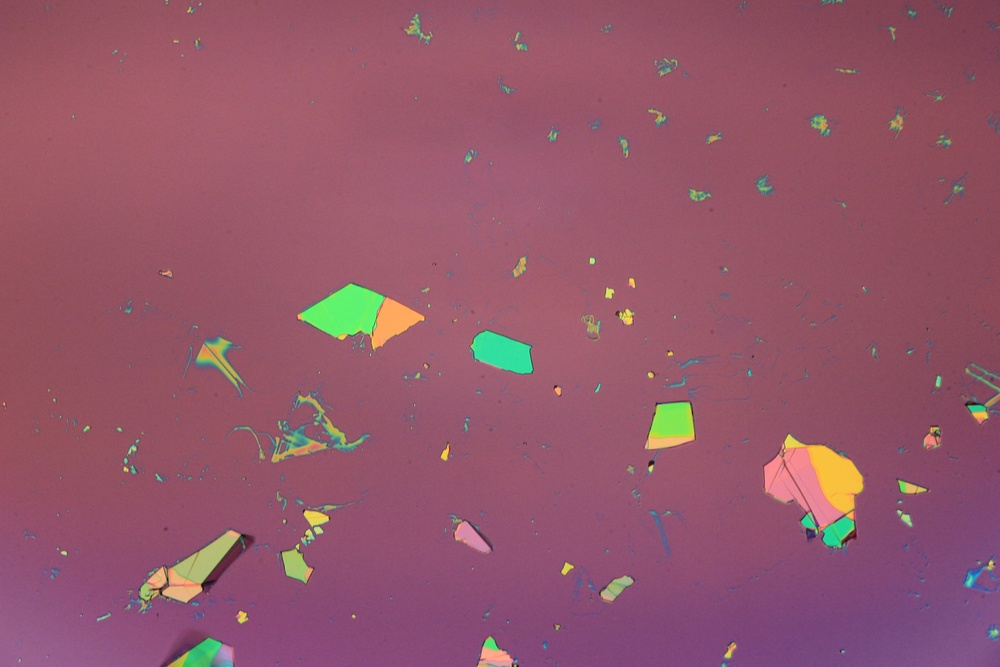
#> input picture originals/bnImages1/17_04_19_bn_54.JPG, 1000 x 667 px, shrunk from 5184 x 3456 before the run, found by its file name
$ python plot_coins_segmentation.py
#> lines starting #> are read from the running program, lines starting #| are printed output that depends on the picture; after the words box and inside, x2 and y2 are one past the last pixel; in counts of white or black regions, pixels touching at a corner belong together
"""
==================================================
Comparing edge-based and region-based segmentation
==================================================

In this example, we will see how to segment objects from a background. We use
the ``coins`` image from ``skimage.data``, which shows several coins outlined
against a darker background.
"""

import numpy as np
import matplotlib.pyplot as plt

from skimage import data

# coins = originals.coins()
import skimage.io
from skimage.color import rgb2gray, rgb2hsv
from skimage import img_as_ubyte


bnRGB = skimage.io.imread("/Users/Spencer/PycharmProjects/PieceRecognizer/originals/bnImages1/17_04_19_bn_54.JPG")
#> bnRGB is the input picture: shape (667, 1000, 3); mean R, G, B 147.4, 87.3, 106.1
bnGrey = rgb2hsv(bnRGB)[:, :, 0]
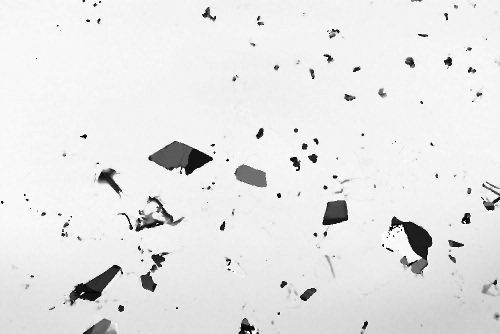
#> bnGrey: shape (667, 1000) float64 (shown at 1/2 size); min 0, max 0.998, mean 0.906
# bnGrey = rgb2gray(bnRGB)
bnGrey = img_as_ubyte(bnGrey)

hist = np.histogram(bnGrey, bins=np.arange(0, 256))

fig, axes = plt.subplots(1, 2, figsize=(8, 3))
axes[0].imshow(bnGrey, cmap=plt.cm.gray, interpolation='nearest')
axes[0].axis('off')
axes[1].plot(hist[1][:-1], hist[0], lw=2)
axes[1].set_title('histogram of grey values')

######################################################################
#
# Thresholding
# ============
#
# A simple way to segment the coins is to choose a threshold based on the
# histogram of grey values. Unfortunately, thresholding this image gives a
# binary image that either misses significant parts of the coins or merges
# parts of the background with the coins:

fig, axes = plt.subplots(1, 2, figsize=(8, 3), sharey=True)

axes[0].imshow(bnGrey > 100, cmap=plt.cm.gray, interpolation='nearest')
axes[0].set_title('coins > 100')

axes[1].imshow(bnGrey > 150, cmap=plt.cm.gray, interpolation='nearest')
axes[1].set_title('coins > 150')

for a in axes:
    a.axis('off')
    a.set_adjustable('box-forced')

plt.tight_layout()

######################################################################
# Edge-based segmentation
# =======================
#
# Next, we try to delineate the contours of the coins using edge-based
# segmentation. To do this, we first get the edges of features using the
# Canny edge-detector.

from skimage.feature import canny

edges = canny(bnGrey)
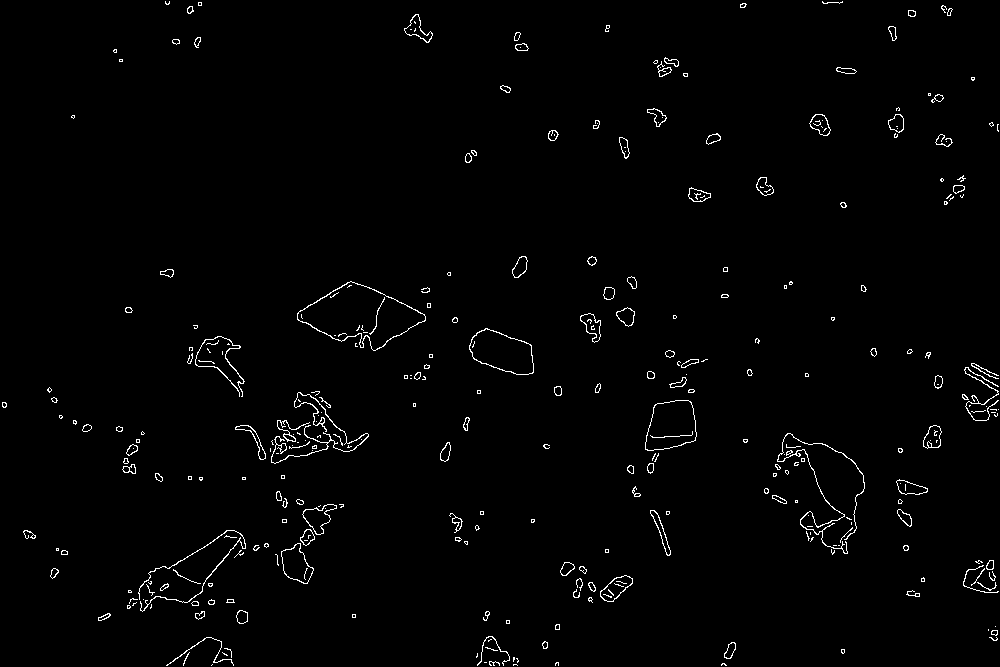
#> edges: shape (667, 1000) bool; 1.4% white in thin lines or dots

fig, ax = plt.subplots(figsize=(4, 3))
ax.imshow(edges, cmap=plt.cm.gray, interpolation='nearest')
ax.set_title('Canny detector')
ax.axis('off')
ax.set_adjustable('box-forced')

######################################################################
# These contours are then filled using mathematical morphology.

from scipy import ndimage as ndi

fill_coins = ndi.binary_fill_holes(edges)
#> fill_coins: shape (667, 1000) bool; 3.7% white; 288 white regions (149 under 20 px), largest, box (x1, y1, x2, y2) and area: (297, 281, 426, 351) 4971, (469, 328, 534, 375) 2100, (645, 400, 697, 451) 2094

fig, ax = plt.subplots(figsize=(4, 3))
ax.imshow(fill_coins, cmap=plt.cm.gray, interpolation='nearest')
ax.set_title('filling the holes')
ax.axis('off')


######################################################################
# Small spurious objects are easily removed by setting a minimum size for
# valid objects.

from skimage import morphology

coins_cleaned = morphology.remove_small_objects(fill_coins, 21)

fig, ax = plt.subplots(figsize=(4, 3))
ax.imshow(coins_cleaned, cmap=plt.cm.gray, interpolation='nearest')
ax.set_title('removing small objects')
ax.axis('off')
ax.set_adjustable('box-forced')

######################################################################
# However, this method is not very robust, since contours that are not
# perfectly closed are not filled correctly, as is the case for one unfilled
# coin above.
#
# Region-based segmentation
# =========================
#
# We therefore try a region-based method using the watershed transform.
# First, we find an elevation map using the Sobel gradient of the image.

from skimage.filters import sobel

elevation_map = sobel(bnGrey)

fig, ax = plt.subplots(figsize=(4, 3))
ax.imshow(elevation_map, cmap=plt.cm.gray, interpolation='nearest')
ax.set_title('elevation map')
ax.axis('off')
ax.set_adjustable('box-forced')

######################################################################
# Next we find markers of the background and the coins based on the extreme
# parts of the histogram of grey values.

markers = np.zeros_like(bnGrey)
markers[bnGrey < 30] = 1
markers[bnGrey > 150] = 2

fig, ax = plt.subplots(figsize=(4, 3))
ax.imshow(markers, cmap=plt.cm.spectral, interpolation='nearest')
ax.set_title('markers')
ax.axis('off')
ax.set_adjustable('box-forced')

######################################################################
# Finally, we use the watershed transform to fill regions of the elevation
# map starting from the markers determined above:

segmentation = morphology.watershed(elevation_map, markers)
#> segmentation: shape (667, 1000); values 1 (black) and 2 (white), 95.9% white; 171 black regions (98 under 20 px), largest, box (x1, y1, x2, y2) and area: (297, 282, 426, 351) 4746, (777, 433, 865, 549) 3971, (139, 530, 246, 611) 3130

fig, ax = plt.subplots(figsize=(4, 3))
ax.imshow(segmentation, cmap=plt.cm.gray, interpolation='nearest')
ax.set_title('segmentation')
ax.axis('off')
ax.set_adjustable('box-forced')

######################################################################
# This last method works even better, and the coins can be segmented and
# labeled individually.

from skimage.color import label2rgb

segmentation = ndi.binary_fill_holes(segmentation - 1)
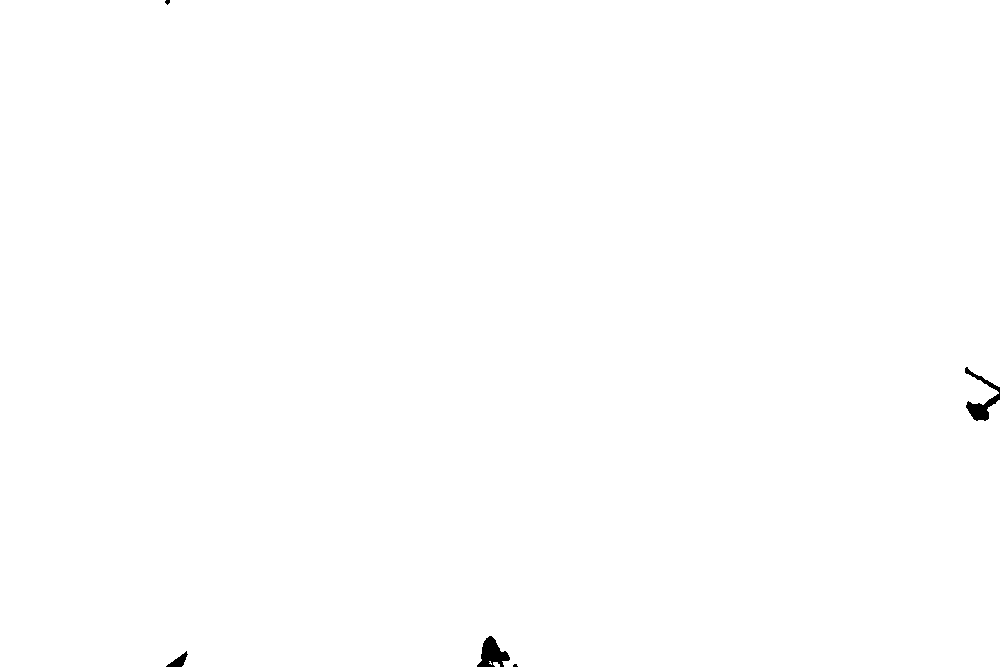
#> segmentation: shape (667, 1000) bool; 99.8% white; 5 black regions (2 under 20 px), largest, box (x1, y1, x2, y2) and area: (965, 367, 1000, 421) 576, (477, 636, 510, 667) 569, (166, 651, 188, 667) 151
labeled_coins, _ = ndi.label(segmentation)
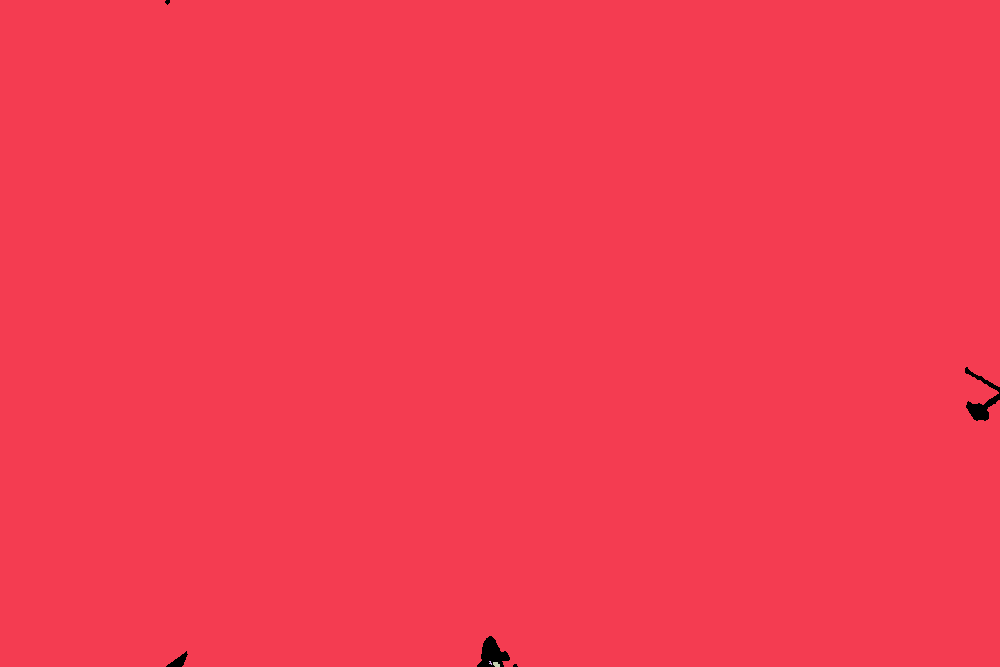
#> labeled_coins: shape (667, 1000) int32; 4 distinct labels, from 0 to 3; one colour per label, 0 black
image_label_overlay = label2rgb(labeled_coins, image=bnGrey)
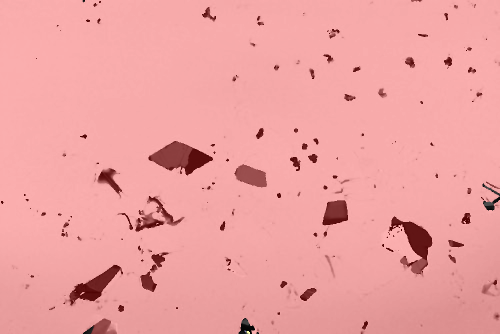
#> image_label_overlay: shape (667, 1000, 3) float64 (shown at 1/2 size); mean R, G, B 0.933, 0.634, 0.634

fig, axes = plt.subplots(1, 2, figsize=(8, 3), sharey=True)
axes[0].imshow(bnGrey, cmap=plt.cm.gray, interpolation='nearest')
axes[0].contour(segmentation, [0.5], linewidths=1.2, colors='y')
axes[1].imshow(image_label_overlay, interpolation='nearest')

for a in axes:
    a.axis('off')
    a.set_adjustable('box-forced')

plt.tight_layout()

plt.show()
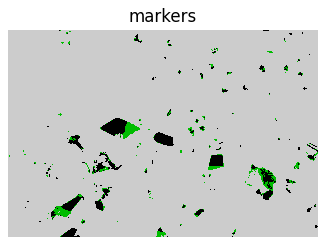
#> figure drawn by matplotlib, 1 panel
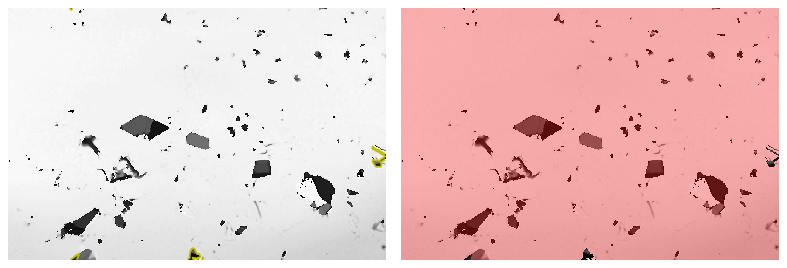
#> figure drawn by matplotlib, 2 panels

$ run again, with originals/bnImages1/17_04_19_bn_52.JPG copied over originals/bnImages1/17_04_19_bn_54.JPG
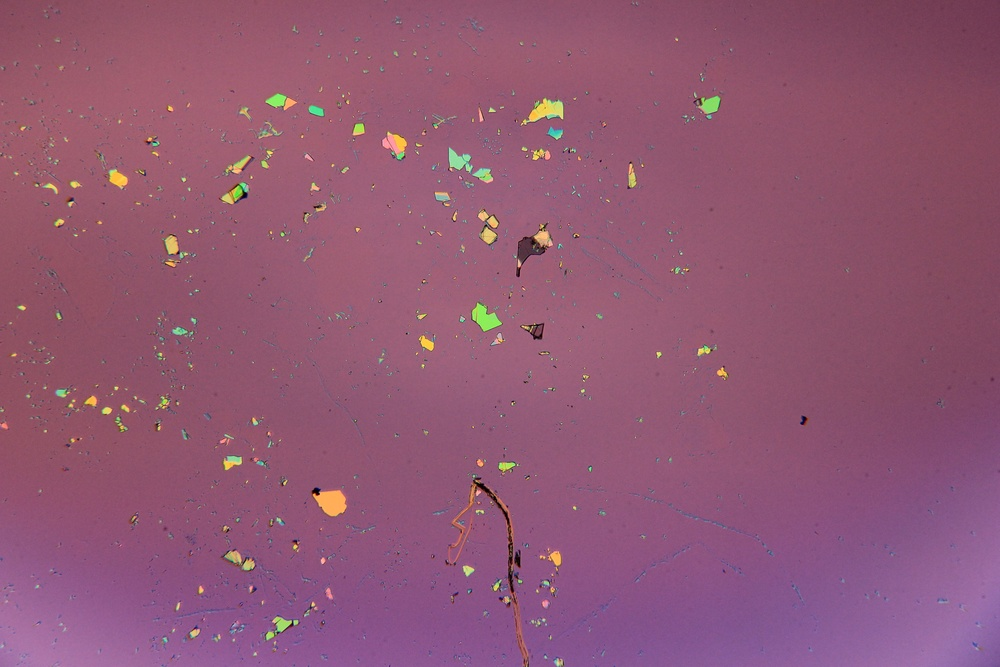
#> input picture originals/bnImages1/17_04_19_bn_52.JPG, 1000 x 667 px, shrunk from 5184 x 3456 before the run, found by its file name
#> bnRGB is the input picture: shape (667, 1000, 3); mean R, G, B 144.5, 87.9, 115.7
#> `edges = canny(bnGrey)`:
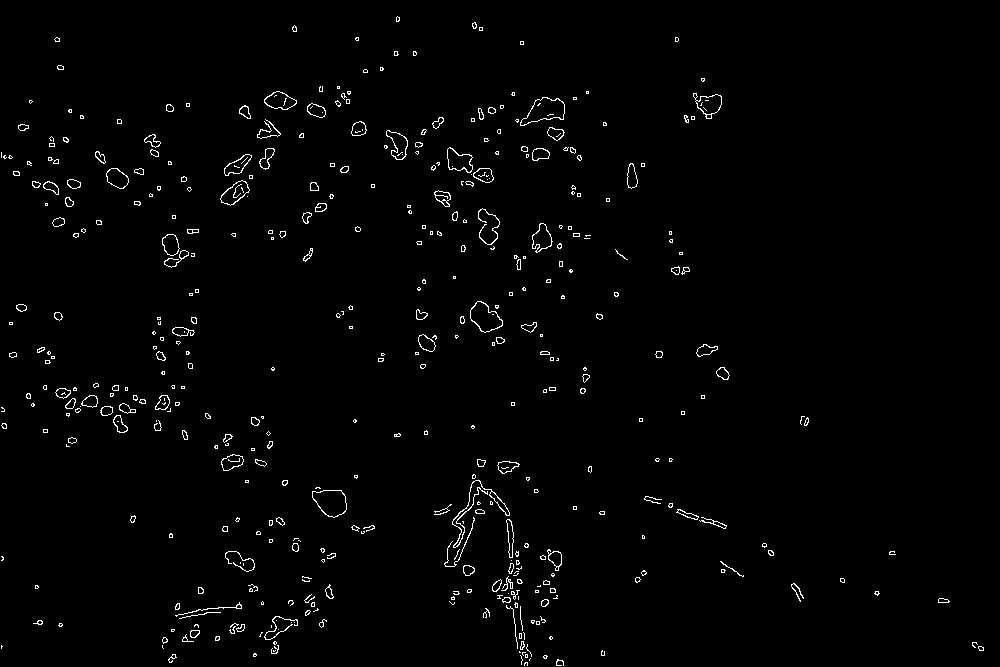
#> edges: shape (667, 1000) bool; 1.5% white in thin lines or dots
#> fill_coins: shape (667, 1000) bool; 3% white; 429 white regions (227 under 20 px), largest, box (x1, y1, x2, y2) and area: (520, 97, 565, 126) 770, (312, 490, 347, 518) 732, (470, 301, 503, 333) 667
#> labeled_coins: shape (667, 1000) int32; 3 distinct labels, from 0 to 2
#> `plt.show()`:
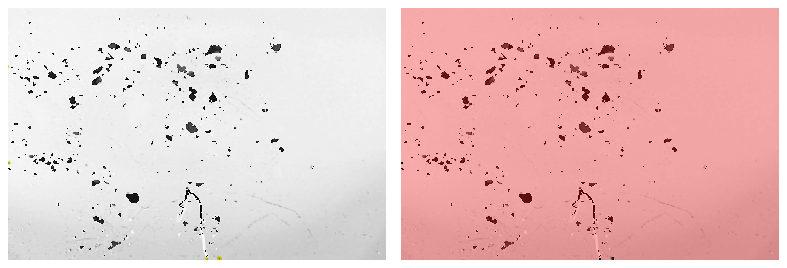
#> figure drawn by matplotlib, 2 panels

$ run again, with originals/bnImages1/17_04_19_bn_53.JPG copied over originals/bnImages1/17_04_19_bn_54.JPG
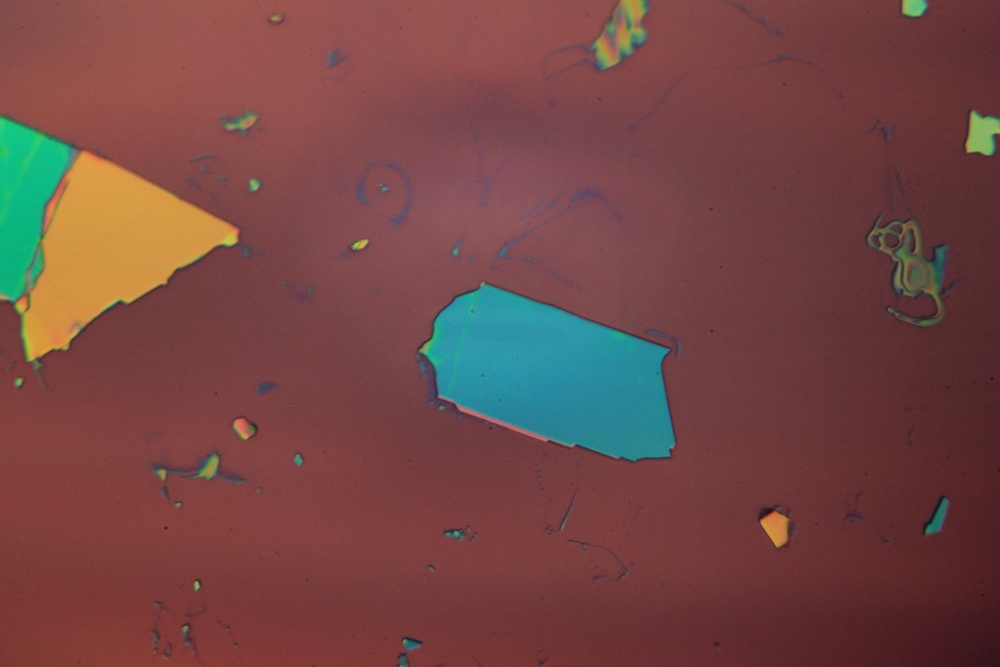
#> input picture originals/bnImages1/17_04_19_bn_53.JPG, 1000 x 667 px, shrunk from 5184 x 3456 before the run, found by its file name
#> bnRGB is the input picture: shape (667, 1000, 3); mean R, G, B 116.1, 71.2, 69
#> `edges = canny(bnGrey)`:
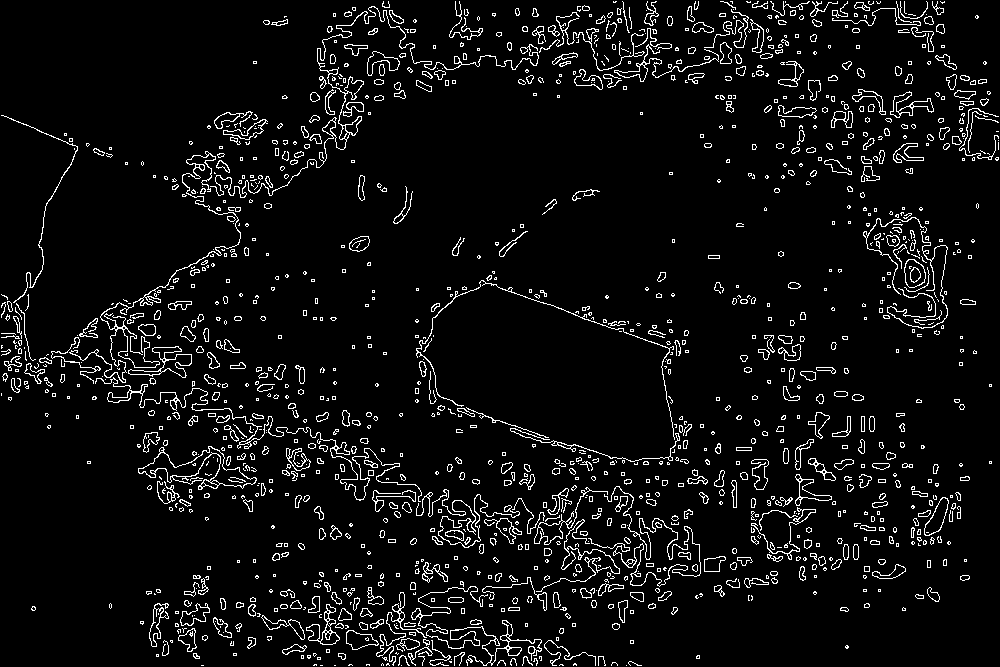
#> edges: shape (667, 1000) bool; 5.9% white in thin lines or dots
#> fill_coins: shape (667, 1000) bool; 9.2% white; 1319 white regions (712 under 20 px), largest, box (x1, y1, x2, y2) and area: (138, 446, 257, 490) 1893, (210, 6, 539, 198) 1837, (95, 377, 422, 502) 1377
#> coins_cleaned: shape (667, 1000) bool; 6.5% white; 627 white regions, largest, box (x1, y1, x2, y2) and area: (138, 446, 257, 490) 1859, (128, 346, 192, 378) 797, (306, 604, 340, 645) 589
#> labeled_coins: shape (667, 1000) int32; 600 distinct labels, from 0 to 599
#> `plt.show()`:
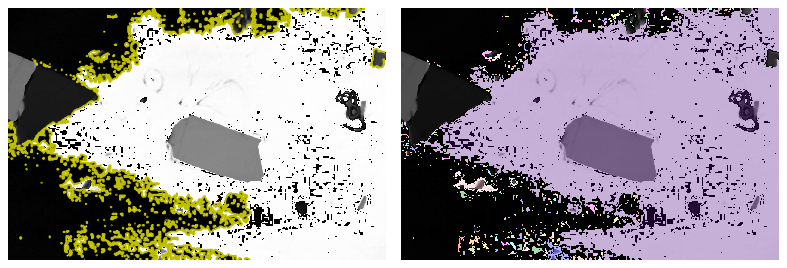
#> figure drawn by matplotlib, 2 panels
